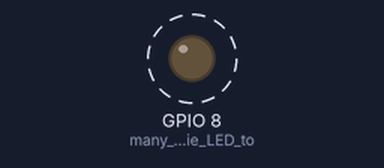
This sketch was run on a simulated ESP32-C6. Parts: output pins drawn as LEDs (lit = HIGH). Dashed ring = blinking. What the sketch prints to the serial monitor is not drawn.

Above: at 0.7 s.
Timing chart, 0 to 5.1 s (numbered marks = the images above):
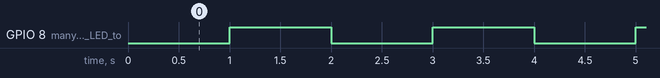

The sketch:

slave.ino
```cpp
// ESP32-C6 serial sanity check
void setup() {
  pinMode(8, OUTPUT);             // many C6 boards tie LED to GPIO8; harmless if not
  Serial.begin(115200);
  delay(500);
  Serial.println("BOOT OK (C6)");
}

void loop() {
  static unsigned long t0=0;
  if (millis()-t0 >= 1000) {
    t0 = millis();
    digitalWrite(8, !digitalRead(8)); // blink if LED exists
    Serial.printf("tick %lu ms\n", millis());
    Serial.flush();
  }
}
```

Measured:
- by itself, GPIO 8 (many_C6_boards_tie_LED_to): alternates HIGH for 1.0 s and LOW for 1.0 s
